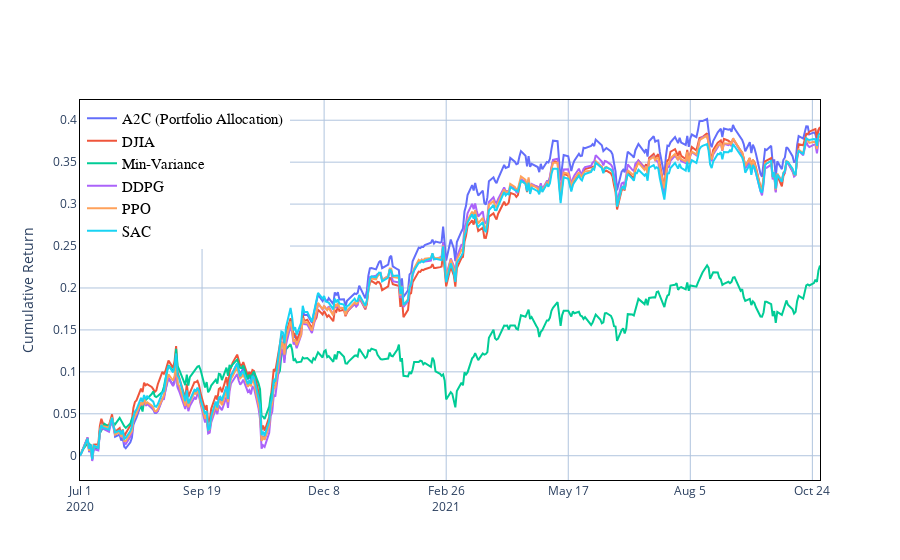

The notebook cell this image was saved under:
### Code cell
fig = go.Figure()
fig.add_trace(trace0_portfolio)
fig.add_trace(trace1_portfolio)
fig.add_trace(trace2_portfolio)
fig.add_trace(trace3_portfolio)
fig.add_trace(trace4_portfolio)
fig.add_trace(trace5_portfolio)



fig.update_layout(
    legend=dict(
        x=0,
        y=1,
        traceorder="normal",
        font=dict(
            family="sans-serif",
            size=15,
            color="black"
        ),
        bgcolor="White",
        bordercolor="white",
        borderwidth=2
        
    ),
)
#fig.update_layout(legend_orientation="h")
fig.update_layout(title={
        #'text': "Cumulative Return using FinRL",
        'y':0.85,
        'x':0.5,
        'xanchor': 'center',
        'yanchor': 'top'})
#with Transaction cost
#fig.update_layout(title =  'Quarterly Trade Date')
fig.update_layout(
#    margin=dict(l=20, r=20, t=20, b=20),

    paper_bgcolor='rgba(1,1,0,0)',
    plot_bgcolor='rgba(1, 1, 0, 0)',
    #xaxis_title="Date",
    yaxis_title="Cumulative Return",
xaxis={'type': 'date', 
       'tick0': time_ind[0], 
        'tickmode': 'linear', 
       'dtick': 86400000.0 *80}

)
fig.update_xaxes(showline=True,linecolor='black',showgrid=True, gridwidth=1, gridcolor='LightSteelBlue',mirror=True)
fig.update_yaxes(showline=True,linecolor='black',showgrid=True, gridwidth=1, gridcolor='LightSteelBlue',mirror=True)
fig.update_yaxes(zeroline=True, zerolinewidth=1, zerolinecolor='LightSteelBlue')

fig.show()

### Figure 1 — Plotly figure (JSON) as saved in the notebook; plotly's stock layout.template omitted (floating-point values rounded to 4 significant figures; data arrays with more than 128 entries replaced by an {"elided": "..."} marker saying what was removed)
{"data": [{"mode": "lines", "name": "A2C (Portfolio Allocation)", "type": "scatter", "x": {"elided": "337 str values"}, "y": {"elided": "337 float values"}}, {"mode": "lines", "name": "DJIA", "type": "scatter", "x": {"elided": "337 str values"}, "y": {"elided": "337 float values"}}, {"mode": "lines", "name": "Min-Variance", "type": "scatter", "x": {"elided": "337 str values"}, "y": {"elided": "337 float values"}}, {"mode": "lines", "name": "DDPG", "type": "scatter", "x": {"elided": "337 str values"}, "y": {"elided": "337 float values"}}, {"mode": "lines", "name": "PPO", "type": "scatter", "x": {"elided": "337 str values"}, "y": {"elided": "337 float values"}}, {"mode": "lines", "name": "SAC", "type": "scatter", "x": {"elided": "337 str values"}, "y": {"elided": "337 float values"}}], "layout": {"legend": {"bgcolor": "White", "bordercolor": "white", "borderwidth": 2, "font": {"color": "black", "family": "sans-serif", "size": 15}, "traceorder": "normal", "x": 0, "y": 1}, "paper_bgcolor": "rgba(1,1,0,0)", "plot_bgcolor": "rgba(1, 1, 0, 0)", "title": {"x": 0.5, "xanchor": "center", "y": 0.85, "yanchor": "top"}, "xaxis": {"dtick": 6912000000, "gridcolor": "LightSteelBlue", "gridwidth": 1, "linecolor": "black", "mirror": true, "showgrid": true, "showline": true, "tick0": "2020-07-01", "tickmode": "linear", "type": "date"}, "yaxis": {"gridcolor": "LightSteelBlue", "gridwidth": 1, "linecolor": "black", "mirror": true, "showgrid": true, "showline": true, "title": {"text": "Cumulative Return"}, "zeroline": true, "zerolinecolor": "LightSteelBlue", "zerolinewidth": 1}}}
